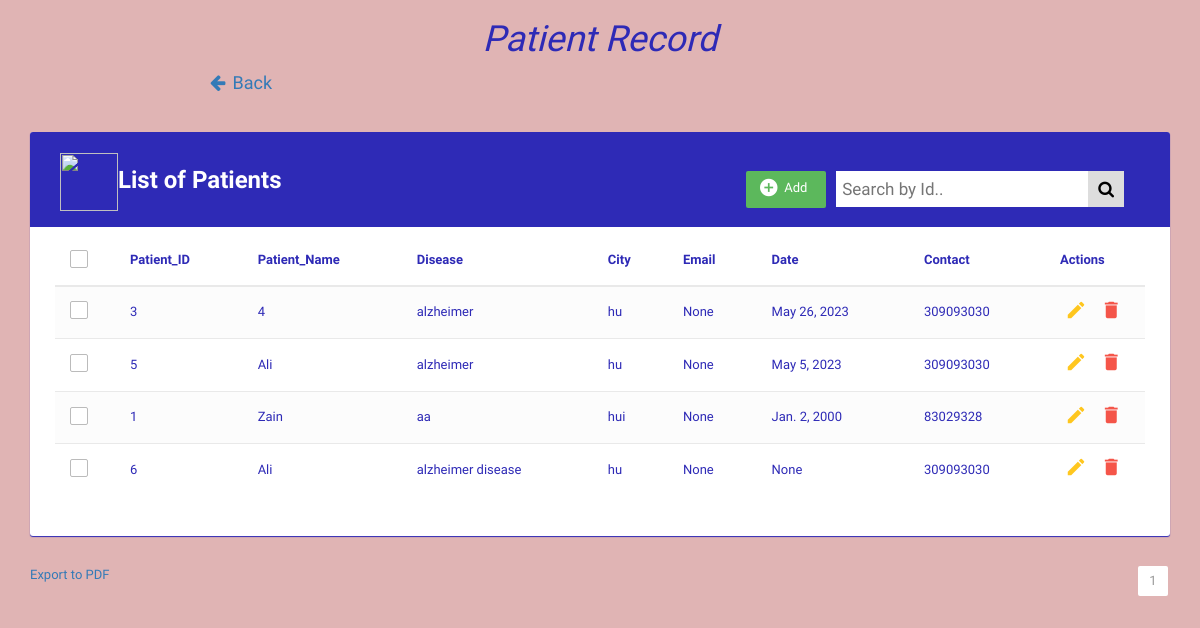
The app's page /patientrecord/, older data.
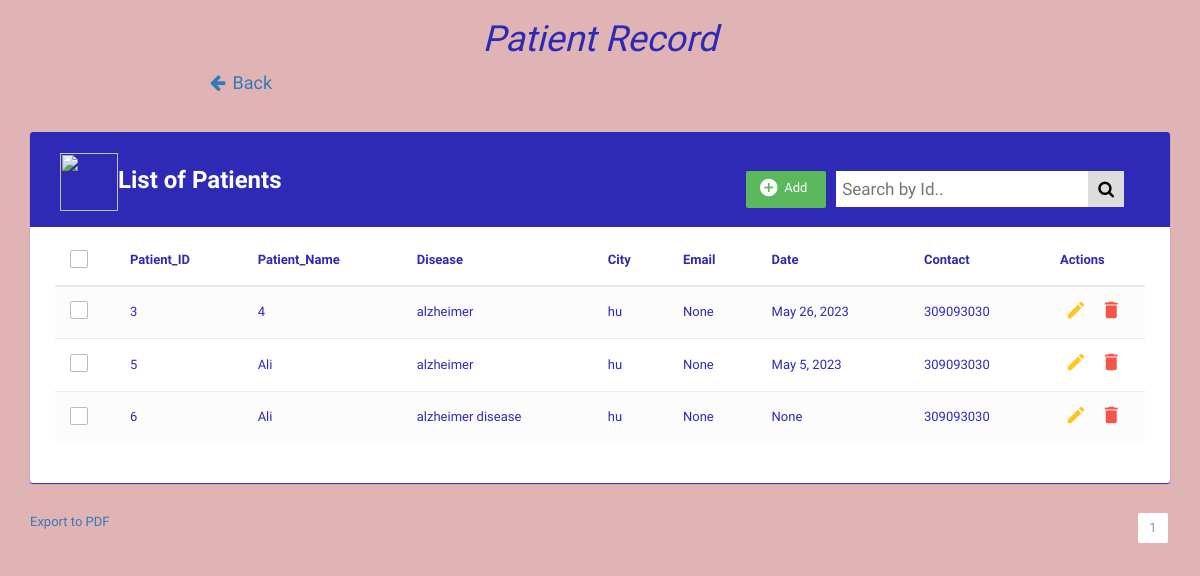
The same page, newer data.
### Doctor/models.py (models this page shows, shortened)
class Patient_Record(models.Model):
    patient_Id = models.IntegerField(null=False)
    patient_Name = models.TextField(max_length=100, null=True)
    disease = models.TextField(max_length=100, null=True)
    date = models.DateField(max_length=100, null=True)
    patient_Age = models.IntegerField(null=True)
    suggestions = models.TextField(blank=True, null=True)
    city = models.TextField(blank=True, null=True)
    patient_Email=models.EmailField()
    patient_Ph_No = models.IntegerField(default = 0, null=True)

### Doctor/views.py (the view)
# urls.py: path('patientrecord/',views.Record_fun,name="Record_of_Patient"),
def Record_fun(request):           #Read values from prescription
    record_obj=Patient_Record.objects.order_by('-date')        #to add a for loop in html page to read all objects
    paginator=Paginator(record_obj,4)       #ye line bata rahi hai k kitna data lana hai
    page_number=request.GET.get('page')    # ye line page number get kar rahi hai
    record_obj_final=paginator.get_page(page_number)
    totalpage1=record_obj_final.paginator.num_pages #this line is use to find the last page by finding total pages
    context={
      'record_obj':record_obj_final,
      'lastpage':totalpage1,
      'totalpagelist2':[n+1 for n in range(totalpage1)]
   }
    return render(request,'records_of_patient.html',context)

### Doctor/templates/records_of_patient.html (shortened to what this page needs)
<!DOCTYPE html>
<html lang="en">
<head>
	<link rel="stylesheet" href="https://cdnjs.cloudflare.com/ajax/libs/font-awesome/5.15.3/css/all.min.css">
	<link rel="stylesheet" href="https://maxcdn.bootstrapcdn.com/font-awesome/4.7.0/css/font-awesome.min.css">
	<link rel="stylesheet" href="https://maxcdn.bootstrapcdn.com/bootstrap/3.3.7/css/bootstrap.min.css">
<body>
	<div id="Patient_record">
		<div>
			<b><i>
					<h1 style="text-align: center;"> Patient Record </h1>
				</i></b>
			<a href="{% url 'Homepage' %}" onclick="goBack()"
				style=" margin-left: 0px; margin-top: -70px; font-size: large;text-decoration: none;">
				<i class="fa fa-arrow-left" style="margin-top: -70px; margin-left: 210px; width: 18px; height: 28px;"
					href="{% url 'Homepage' %}"></i> Back
			</a>
		</div>
		<div class="container">
			<div class="table-wrapper">
				<div class="table-title">
					<div class="row">
						<div class="col-sm-6">
							<h2 style="margin: 0pc,100pc,0pc,0pc;"> <img width="58pc" height="58pc"
									src="https://icon-library.com/images/database-icon-transparent/database-icon-transparent-29.jpg"
									alt=""><b>List of Patients</b>
							</h2>
						</div>
						<div class="col-sm-6" style="margin-top:15px;">
							<div class="topnav">
								<div class="search-container" style="color: #000; ">
									<form action="{% url 'search_record' %}" method="GET">
										<input type="text" placeholder="Search by Id.." name="search">
										<button type="submit"><i class="fa fa-search"></i></button>
									</form>
								</div>
								<a href="#addRecord" class="btn btn-success"
									style="width: 80px;height: 37px; margin-right: 10px;margin-top: 8px;"
									data-toggle="modal"><i class="material-icons">&#xE147;</i> <span>Add</span></a>
							</div>
						</div>
					</div>
				</div>
				<table class="table table-striped table-hover">
					<thead>
						<tr>
							<th>
								<span class="custom-checkbox">
									<label for="selectAll"></label>
								</span>
							</th>
							<th>Patient_ID</th>
							<th>Patient_Name</th>
							<th>Disease</th>
							<th>City</th>
							<th>Email</th>
							<th>Date</th>
							<th>Contact</th>
							<th>Actions</th>
						</tr>
					</thead>
					<tbody>
						{% for i in record_obj %}
						<tr>
							<td>
								<span class="custom-checkbox">
									<label for="checkbox1"></label>
								</span>
							</td>
							<td>{{i.patient_Id}}</td>
							<td>{{i.patient_Name}}</td>
							<td>{{i.disease}}</td>
							<td>{{i.city}}</td>
							<td>{{i.patient_Email}}</td>
							<td>{{i.date}}</td>
							<td>{{i.patient_Ph_No}}</td>
							<td>
								<a href="#editprecord-{{forloop.counter}}" class="edit" data-toggle="modal"><i
										class="material-icons" data-toggle="tooltip" title="Edit">&#xE254;</i></a>
								<a href="#deleterecord-{{forloop.counter}}" class="delete" data-toggle="modal"><i
										class="material-icons" data-toggle="tooltip" title="Delete">&#xE872;</i></a>
							</td>
						</tr>
						{% endfor %}
					</tbody>
				</table>
			</div>
			<nav aria-label="...">
				<ul class="pagination">
					{% for n in totalpagelist2 %}
					<li class="page-item"><a class="page-link" href="/patientrecord/?page={{n}}">{{n}}</a></li>
					{% endfor %}
				</ul>
			</nav>
			<a href="{% url 'export_to_pdf_patient' %}">Export to PDF</a>
		</div>
	</div>
</body>
</html>

### Doctor/templates/records_of_patient.html (style rules this page uses)
body { color: rgb(46, 42, 182); background: #e0b4b4; font-family: 'Varela Round', sans-serif; font-size: 13px; }
.table-wrapper { background: #fff; padding: 20px 25px; margin: 30px 0; border-radius: 3px; box-shadow: 0 1px 1px rgb(46, 42, 182); }
.table-title { padding-bottom: 15px; background: rgb(46, 42, 182); color: #fff; padding: 16px 30px; margin: -20px -25px 10px; border-radius: 3px 3px 0 0; }
.table-title h2 { margin: 5px 0 0; font-size: 24px; }
.table-title .btn { color: #fff; float: right; font-size: 13px; border: none; min-width: 50px; border-radius: 2px; border: none; outline: none !important; margin-left: 10px; }
.table-title .btn i { float: left; font-size: 21px; margin-right: 5px; }
.table-title .btn span { float: left; margin-top: 2px; }
table.table tr th, table.table tr td { border-color: #e9e9e9; padding: 12px 15px; vertical-align: middle; }
table.table tr th:first-child { width: 60px; }
table.table tr th:last-child { width: 100px; }
table.table-striped tbody tr:nth-of-type(odd) { background-color: #fcfcfc; }
table.table td:last-child i { opacity: 0.9; font-size: 22px; margin: 0 5px; }
table.table td a { font-weight: bold; color: rgb(46, 42, 182); display: inline-block; text-decoration: none; outline: none !important; }
table.table td a.edit { color: #FFC107; }
table.table td a.delete { color: #F44336; }
table.table td i { font-size: 19px; }
.pagination { float: right; margin: 0 0 5px; }
.pagination li a { border: none; font-size: 13px; min-width: 30px; min-height: 30px; color: #999; margin: 0 2px; line-height: 30px; border-radius: 2px !important; text-align: center; padding: 0 6px; }
.custom-checkbox { position: relative; }
.custom-checkbox label:before { width: 18px; height: 18px; }
.custom-checkbox label:before { content: ''; margin-right: 10px; display: inline-block; vertical-align: text-top; background: white; border: 1px solid #bbb; border-radius: 2px; box-sizing: border-box; z-index: 2; }
.topnav .search-container { float: right; }
.topnav input[type=text] { padding: 6px; margin-top: 8px; font-size: 17px; border: none; }
.topnav .search-container button { float: right; padding: 6px 10px; margin-top: 8px; margin-right: 16px; background: #ddd; font-size: 17px; border: none; cursor: pointer; }

Row changes from the older to the newer data that the page shows:
removed Patient_Record: patient_Id "1", patient_Name "Zain", disease "aa", city "hui", patient_Email "None", date "Jan. 2, 2000", patient_Ph_No "83029328"
